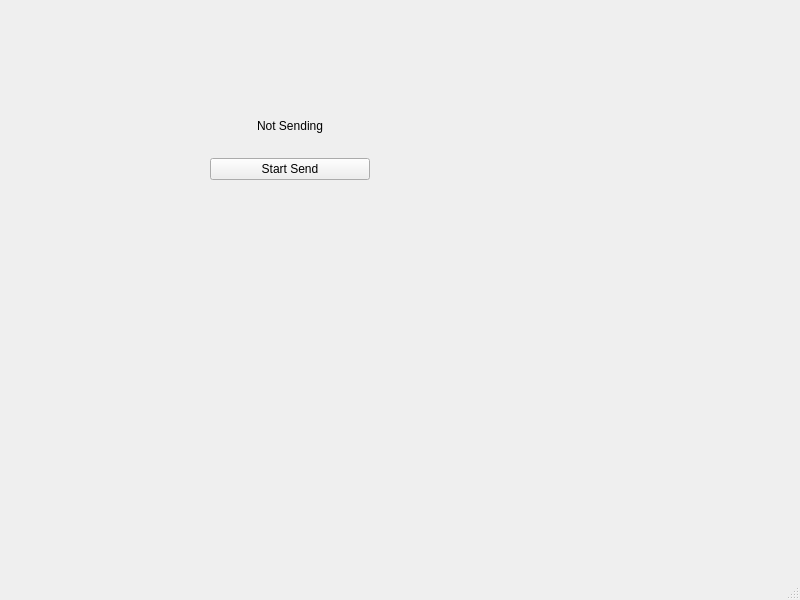
<?xml version="1.0" encoding="UTF-8"?>
<ui version="4.0">
 <class>ControlWindow</class>
 <widget class="QMainWindow" name="ControlWindow">
  <property name="geometry">
   <rect>
    <x>0</x>
    <y>0</y>
    <width>800</width>
    <height>600</height>
   </rect>
  </property>
  <property name="windowTitle">
   <string>ControlWindow</string>
  </property>
  <widget class="QWidget" name="centralwidget">
   <widget class="QWidget" name="verticalLayoutWidget">
    <property name="geometry">
     <rect>
      <x>210</x>
      <y>100</y>
      <width>160</width>
      <height>80</height>
     </rect>
    </property>
    <layout class="QVBoxLayout" name="verticalLayout_2">
     <item alignment="Qt::AlignHCenter">
      <widget class="QLabel" name="sendingLabel">
       <property name="text">
        <string>Not Sending</string>
       </property>
      </widget>
     </item>
     <item>
      <widget class="QPushButton" name="startSendBtn">
       <property name="text">
        <string>Start Send</string>
       </property>
      </widget>
     </item>
    </layout>
   </widget>
  </widget>
  <widget class="QMenuBar" name="menubar">
   <property name="geometry">
    <rect>
     <x>0</x>
     <y>0</y>
     <width>800</width>
     <height>22</height>
    </rect>
   </property>
  </widget>
  <widget class="QStatusBar" name="statusbar"/>
 </widget>
 <resources/>
 <connections/>
</ui>
